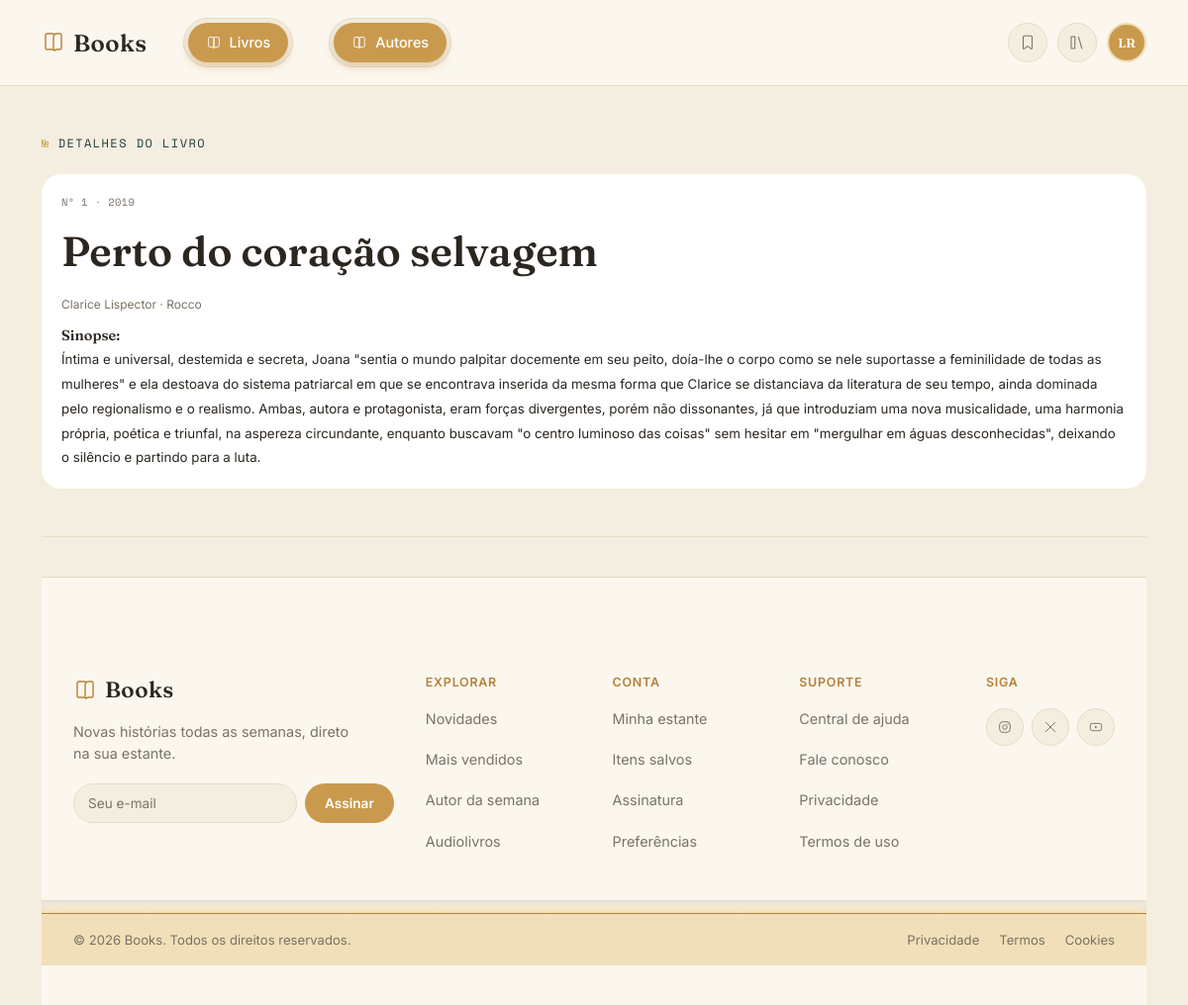
The page /acervo/detalhes/1/ on the database its author committed.
### acervo/models.py (models this page shows, shortened)
class Livro(models.Model):
    titulo = models.CharField(max_length=100, null=False)
    data_publicacao = models.PositiveSmallIntegerField(blank=True)
    resumo = models.TextField(blank=True)
    nome_editora = models.CharField(max_length=100, blank=True)
    autor = models.ForeignKey(m.Autor, null=True, on_delete=models.CASCADE)

### autor/models.py (models this page shows, shortened)
class Autor(models.Model):
    nome = models.CharField(max_length=100, null=True)
    email = models.EmailField(blank=True)
    ano_nascimento = models.DateField(null=True)

### acervo/views.py (the view)
# urls.py: path('detalhes/<int:id>/', views.detalheslivro, name='detalhesLivro'),
def detalheslivro(request, id):
    livro = get_object_or_404(models.Livro, id=id)
    return render(request, 'acervo/detalhesLivro.html', {'livro': livro})

### acervo/templates/acervo/detalhesLivro.html (shortened to what this page needs)
{% extends "base.html" %}
{% load static %}
{% block links %}
<link rel="stylesheet" href="{% static 'css/Livros.css' %}">
{% endblock links %}
{% block main %}
  <div class="wrap">
    <div class="acervo-header">
      <span class="eyebrow">Detalhes do livro</span>
      <div class="acervo-grid">
          <a class="book-card book-card-detail" href="#" title="{{ livro.resumo|truncatewords:20 }}">
            <div class="card-meta">
              <div class="catalog">
                Nº {{ livro.id }}
                {% if livro.data_publicacao %} · {{ livro.data_publicacao }}{% endif %}
              </div>
              <h1>{{ livro.titulo }}</h1>
              <p class="author">
                {{ livro.autor.nome }}{% if livro.nome_editora %} · {{ livro.nome_editora }} {% endif %}
              </p>
              <p class="title">Sinopse:</p>
              <small>{{ livro.resumo }}</small>
            </div>
          </a>
      </div>
  </div>
{% endblock main %}

### acervo/static/css/Livros.css (style rules this page uses)
:root { --bg: #FAF6EC; --bg-soft: #F1EADA; --card: #FFFFFF; --ink: #211D17; --ink-soft: #6B6357; --line: #E3DAC6; --primary: #1F3A34; --primary-light: #2E5148; --accent: #C99A3B; --accent-soft: #F0DDB0; --wood: #C7B79A; --wood-shadow: rgba(33,29,23,.22); --radius-sm: 6px; --radius-md: 12px; --radius-lg: 20px; --font-display: 'Fraunces', Georgia, serif; --font-body: 'Inter', system-ui, sans-serif; --font-mono: 'Space Mono', ui-monospace, monospace; }
*,*::before,*::after { box-sizing:border-box; }
html { scroll-behavior:smooth; }
body { margin:0; background:var(--bg); color:var(--ink); font-family:var(--font-body); line-height:1.55; -webkit-font-smoothing:antialiased; }
a { color:inherit; text-decoration:none; }
.wrap { max-width:1180px; margin:0 auto; padding:0 32px; }
.eyebrow { display:inline-flex; align-items:center; gap:8px; font-family:var(--font-mono); font-size:12px; letter-spacing:.12em; text-transform:uppercase; color:var(--primary); }
.eyebrow::before { content:'№'; color:var(--accent); }
.book-card { flex:0 0 156px; width:156px; display:flex; gap:10px; position:relative; z-index:1; }
.book-card .card-meta { background-color: #fff; border-radius: 20px; padding: 20px; }
.acervo-grid:has(.book-card-detail) { display: flex; justify-content: center; }
.acervo-grid .book-card-detail { width: 100%; height: fit-content; flex: 1; cursor: default; }
.card-meta .catalog { font-family:var(--font-mono); font-size:10.5px; color:var(--ink-soft); letter-spacing:.03em; margin-bottom:3px; }
.card-meta .title { font-family:var(--font-display); font-weight:600; font-size:14.5px; line-height:1.25; margin:0 0 2px; }
.card-meta .author { font-size:12px; color:var(--ink-soft); }
.acervo-header { padding:44px 0 28px; border-bottom:1px solid var(--line); }
.acervo-header h1 { font-family:var(--font-display); font-weight:600; font-size:clamp(30px,4vw,42px); margin:10px 0 8px; }
.acervo-grid { display:grid; grid-template-columns:repeat(auto-fill,minmax(168px,1fr)); gap:15px 20px; padding:20px 0 20px; }

### static/css/header.css (style rules this page uses)
:root { --cream-bg: #F4EEE1; --cream-card: #FBF7EE; --ink: #2C2620; --ink-soft: #7A7266; --gold: #C99A4E; --gold-deep: #B4823A; --gold-tint: #F0DFB8; --line: #E6DCC3; --shadow-card: 0 8px 24px rgba(44, 38, 32, 0.06); --font-display: "Fraunces", serif; --font-body: "Inter", sans-serif; }
* { box-sizing:border-box; }
body { margin:0; background:var(--cream-bg); font-family:var(--font-body); color:var(--ink); }

### static/css/footer.css (style rules this page uses)
:root { --cream-bg: #F4EEE1; --cream-card: #FBF7EE; --ink: #2C2620; --ink-soft: #7A7266; --gold: #C99A4E; --gold-deep: #B4823A; --gold-tint: #F0DFB8; --line: #E6DCC3; --font-display: "Fraunces", serif; --font-body: "Inter", sans-serif; }
* { box-sizing:border-box; }
body { margin:0; background:var(--cream-bg); font-family:var(--font-body); color:var(--ink); }

### rows shown on the page
Livro: id "1", data_publicacao "2019", titulo "Perto do coração selvagem", autor.nome "Clarice Lispector", nome_editora "Rocco", resumo "Íntima e universal, destemida e secreta, Joana \"sentia o mundo palpitar docemente em seu peito, doía-lhe o corpo como se nele suportasse a feminilidade de todas as mulheres\" e ela destoava do sistema patriarcal em que se encontrava inserida da mesma forma que Clarice se distanciava da literatura de seu tempo, ainda dominada pelo regionalismo e o realismo. Ambas, autora e protagonista, eram forças divergentes, porém não dissonantes, já que introduziam uma nova musicalidade, uma harmonia própria, poética e triunfal, na aspereza circundante, enquanto buscavam \"o centro luminoso das coisas\" sem hesitar em \"mergulhar em águas desconhecidas\", deixando o silêncio e partindo para a luta."
